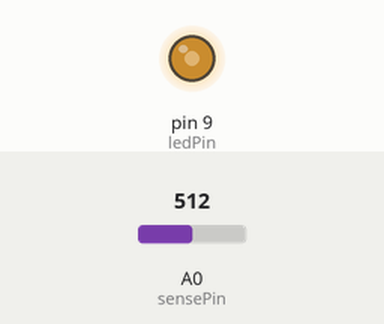
A sketch run on a simulated Arduino Uno, built with avr-gcc and run on an emulated ATmega328P. Parts: output pins drawn as LEDs (lit = HIGH). The inputs (shaded band) are chosen by the test bench; at power-on: A0 (sensePin) = 512.

Above: at 1.2 s.
1.3 s: A0 (sensePin) set to 716
At 2.5 s:
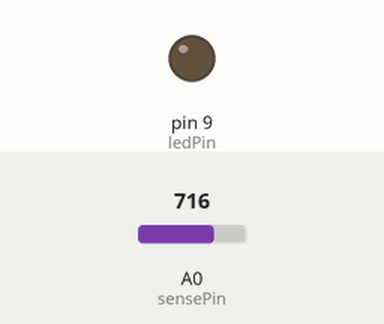
2.8 s: A0 (sensePin) set to 692
At 3.7 s:
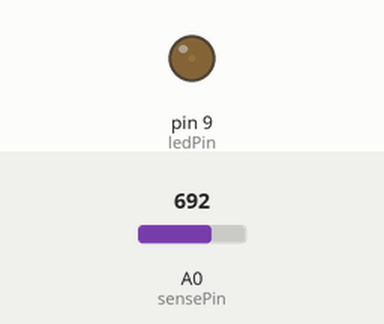
4.3 s: A0 (sensePin) set to 306
At 4.8 s:
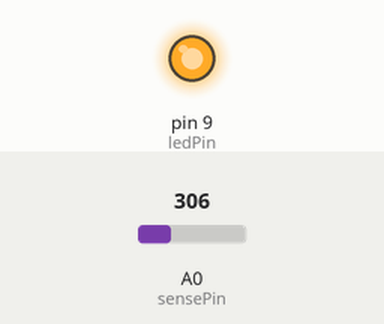
5.8 s: A0 (sensePin) set to 900
At 7.0 s:
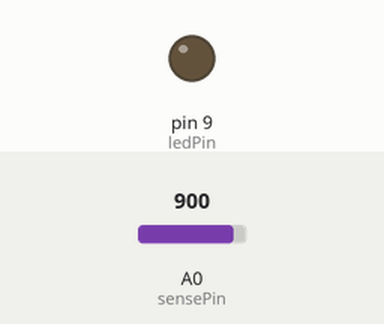
7.3 s: A0 (sensePin) set to 122
At 8.3 s:
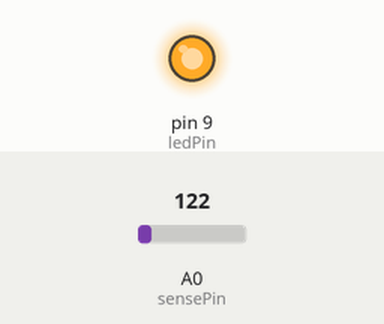
Timing chart, 0 to 9.8 s (numbered marks = the images above; inputs shaded):
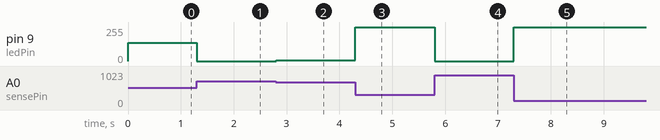

The sketch:

nigth_light_dimmer.ino
```cpp
int sensePin = 0;
int ledPin = 9;

void setup()
{
  analogReference(DEFAULT); // no es necesario
  pinMode(ledPin, OUTPUT);
}

void loop()
{
  int val = analogRead(sensePin);

  val = constrain(val, 350, 700);
  int ledLevel = map(val, 350, 700, 255, 0);

  analogWrite(ledPin,ledLevel);
}
```

Measured:
- after the input at 1.3 s, pin 9 (ledPin): 137/255 → 0/255 at once
- after the input at 2.8 s, pin 9 (ledPin): 0/255 → 6/255 at once
- after the input at 4.3 s, pin 9 (ledPin): 6/255 → 255/255 at once
- after the input at 5.8 s, pin 9 (ledPin): 255/255 → 0/255 at once
- after the input at 7.3 s, pin 9 (ledPin): 0/255 → 255/255 at once
